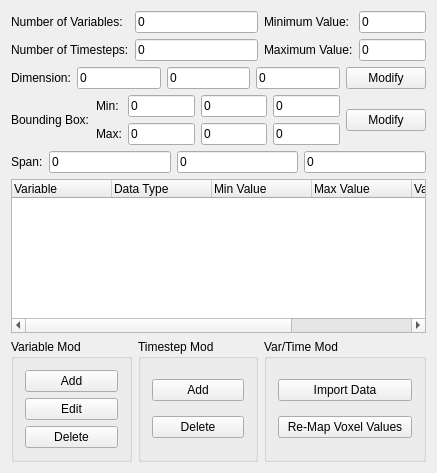
<ui version="4.0" >
 <class>VolumeInterface</class>
 <widget class="QWidget" name="VolumeInterface" >
  <property name="geometry" >
   <rect>
    <x>0</x>
    <y>0</y>
    <width>437</width>
    <height>473</height>
   </rect>
  </property>
  <property name="windowTitle" >
   <string>Volume</string>
  </property>
  <layout class="QGridLayout" name="gridLayout_2" >
   <item row="0" column="0" colspan="2" >
    <layout class="QGridLayout" >
     <item row="1" column="0" >
      <widget class="QLabel" name="_numTimestepsLabel" >
       <property name="text" >
        <string>Number of Timesteps:</string>
       </property>
       <property name="wordWrap" >
        <bool>false</bool>
       </property>
      </widget>
     </item>
     <item row="0" column="1" >
      <widget class="QLineEdit" name="_numVars" >
       <property name="text" >
        <string>0</string>
       </property>
       <property name="readOnly" >
        <bool>true</bool>
       </property>
      </widget>
     </item>
     <item row="1" column="1" >
      <widget class="QLineEdit" name="_numTimesteps" >
       <property name="text" >
        <string>0</string>
       </property>
       <property name="readOnly" >
        <bool>true</bool>
       </property>
      </widget>
     </item>
     <item row="0" column="0" >
      <widget class="QLabel" name="_numVarsLabel" >
       <property name="text" >
        <string>Number of Variables: </string>
       </property>
       <property name="wordWrap" >
        <bool>false</bool>
       </property>
      </widget>
     </item>
    </layout>
   </item>
   <item row="0" column="2" >
    <layout class="QGridLayout" >
     <item row="0" column="0" >
      <widget class="QLabel" name="_minValueLabel" >
       <property name="text" >
        <string>Minimum Value:</string>
       </property>
       <property name="wordWrap" >
        <bool>false</bool>
       </property>
      </widget>
     </item>
     <item row="0" column="1" >
      <widget class="QLineEdit" name="_minValue" >
       <property name="text" >
        <string>0</string>
       </property>
       <property name="readOnly" >
        <bool>true</bool>
       </property>
      </widget>
     </item>
     <item row="1" column="0" >
      <widget class="QLabel" name="_maxValueLabel" >
       <property name="text" >
        <string>Maximum Value:</string>
       </property>
       <property name="wordWrap" >
        <bool>false</bool>
       </property>
      </widget>
     </item>
     <item row="1" column="1" >
      <widget class="QLineEdit" name="_maxValue" >
       <property name="text" >
        <string>0</string>
       </property>
       <property name="readOnly" >
        <bool>true</bool>
       </property>
      </widget>
     </item>
    </layout>
   </item>
   <item row="1" column="0" colspan="3" >
    <layout class="QGridLayout" >
     <item row="0" column="0" >
      <widget class="QLabel" name="_dimensionLabel" >
       <property name="text" >
        <string>Dimension:</string>
       </property>
       <property name="wordWrap" >
        <bool>false</bool>
       </property>
      </widget>
     </item>
     <item row="0" column="2" >
      <widget class="QLineEdit" name="_dimensionY" >
       <property name="text" >
        <string>0</string>
       </property>
       <property name="readOnly" >
        <bool>true</bool>
       </property>
      </widget>
     </item>
     <item row="0" column="3" >
      <widget class="QLineEdit" name="_dimensionZ" >
       <property name="text" >
        <string>0</string>
       </property>
       <property name="readOnly" >
        <bool>true</bool>
       </property>
      </widget>
     </item>
     <item row="0" column="4" >
      <widget class="QPushButton" name="_dimensionModify" >
       <property name="text" >
        <string>Modify</string>
       </property>
      </widget>
     </item>
     <item row="0" column="1" >
      <widget class="QLineEdit" name="_dimensionX" >
       <property name="text" >
        <string>0</string>
       </property>
       <property name="readOnly" >
        <bool>true</bool>
       </property>
      </widget>
     </item>
    </layout>
   </item>
   <item row="2" column="0" colspan="3" >
    <layout class="QGridLayout" >
     <item row="0" column="2" >
      <widget class="QLineEdit" name="_boundingBoxMinX" >
       <property name="text" >
        <string>0</string>
       </property>
       <property name="readOnly" >
        <bool>true</bool>
       </property>
      </widget>
     </item>
     <item row="1" column="3" >
      <widget class="QLineEdit" name="_boundingBoxMaxY" >
       <property name="text" >
        <string>0</string>
       </property>
       <property name="readOnly" >
        <bool>true</bool>
       </property>
      </widget>
     </item>
     <item rowspan="2" row="0" column="0" >
      <widget class="QLabel" name="_boundingBoxLabel" >
       <property name="text" >
        <string>Bounding Box:</string>
       </property>
       <property name="wordWrap" >
        <bool>false</bool>
       </property>
      </widget>
     </item>
     <item row="0" column="4" >
      <widget class="QLineEdit" name="_boundingBoxMinZ" >
       <property name="text" >
        <string>0</string>
       </property>
       <property name="readOnly" >
        <bool>true</bool>
       </property>
      </widget>
     </item>
     <item row="1" column="1" >
      <widget class="QLabel" name="_boundingBoxMaxLabel" >
       <property name="text" >
        <string>Max:</string>
       </property>
       <property name="wordWrap" >
        <bool>false</bool>
       </property>
      </widget>
     </item>
     <item row="1" column="2" >
      <widget class="QLineEdit" name="_boundingBoxMaxX" >
       <property name="text" >
        <string>0</string>
       </property>
       <property name="readOnly" >
        <bool>true</bool>
       </property>
      </widget>
     </item>
     <item row="0" column="3" >
      <widget class="QLineEdit" name="_boundingBoxMinY" >
       <property name="text" >
        <string>0</string>
       </property>
       <property name="readOnly" >
        <bool>true</bool>
       </property>
      </widget>
     </item>
     <item row="1" column="4" >
      <widget class="QLineEdit" name="_boundingBoxMaxZ" >
       <property name="text" >
        <string>0</string>
       </property>
       <property name="readOnly" >
        <bool>true</bool>
       </property>
      </widget>
     </item>
     <item row="0" column="1" >
      <widget class="QLabel" name="_boundingBoxMinLabel" >
       <property name="text" >
        <string>Min:</string>
       </property>
       <property name="wordWrap" >
        <bool>false</bool>
       </property>
      </widget>
     </item>
     <item rowspan="2" row="0" column="5" >
      <widget class="QPushButton" name="_boundingBoxModify" >
       <property name="text" >
        <string>Modify</string>
       </property>
      </widget>
     </item>
    </layout>
   </item>
   <item row="3" column="0" colspan="3" >
    <layout class="QGridLayout" >
     <item row="0" column="3" >
      <widget class="QLineEdit" name="_spanZ" >
       <property name="text" >
        <string>0</string>
       </property>
       <property name="readOnly" >
        <bool>true</bool>
       </property>
      </widget>
     </item>
     <item row="0" column="2" >
      <widget class="QLineEdit" name="_spanY" >
       <property name="text" >
        <string>0</string>
       </property>
       <property name="readOnly" >
        <bool>true</bool>
       </property>
      </widget>
     </item>
     <item row="0" column="1" >
      <widget class="QLineEdit" name="_spanX" >
       <property name="text" >
        <string>0</string>
       </property>
       <property name="readOnly" >
        <bool>true</bool>
       </property>
      </widget>
     </item>
     <item row="0" column="0" >
      <widget class="QLabel" name="_spanLabel" >
       <property name="text" >
        <string>Span:</string>
       </property>
       <property name="wordWrap" >
        <bool>false</bool>
       </property>
      </widget>
     </item>
    </layout>
   </item>
   <item row="4" column="0" colspan="3" >
    <widget class="QTreeWidget" name="_variableList" >
     <column>
      <property name="text" >
       <string>Variable</string>
      </property>
     </column>
     <column>
      <property name="text" >
       <string>Data Type</string>
      </property>
     </column>
     <column>
      <property name="text" >
       <string>Min Value</string>
      </property>
     </column>
     <column>
      <property name="text" >
       <string>Max Value</string>
      </property>
     </column>
     <column>
      <property name="text" >
       <string>Var Index</string>
      </property>
     </column>
     <column>
      <property name="text" >
       <string>Timestep</string>
      </property>
     </column>
    </widget>
   </item>
   <item row="5" column="0" >
    <widget class="QGroupBox" name="_variableModifyGroup" >
     <property name="title" >
      <string>Variable Mod</string>
     </property>
     <layout class="QVBoxLayout" name="verticalLayout" >
      <item>
       <widget class="QPushButton" name="_addVariable" >
        <property name="sizePolicy" >
         <sizepolicy vsizetype="Fixed" hsizetype="Expanding" >
          <horstretch>0</horstretch>
          <verstretch>0</verstretch>
         </sizepolicy>
        </property>
        <property name="text" >
         <string>Add</string>
        </property>
       </widget>
      </item>
      <item>
       <widget class="QPushButton" name="_editVariable" >
        <property name="sizePolicy" >
         <sizepolicy vsizetype="Fixed" hsizetype="Expanding" >
          <horstretch>0</horstretch>
          <verstretch>0</verstretch>
         </sizepolicy>
        </property>
        <property name="text" >
         <string>Edit</string>
        </property>
       </widget>
      </item>
      <item>
       <widget class="QPushButton" name="_deleteVariable" >
        <property name="sizePolicy" >
         <sizepolicy vsizetype="Fixed" hsizetype="Expanding" >
          <horstretch>0</horstretch>
          <verstretch>0</verstretch>
         </sizepolicy>
        </property>
        <property name="text" >
         <string>Delete</string>
        </property>
       </widget>
      </item>
     </layout>
    </widget>
   </item>
   <item row="5" column="1" >
    <widget class="QGroupBox" name="_timestepModifyGroup" >
     <property name="title" >
      <string>Timestep Mod</string>
     </property>
     <layout class="QVBoxLayout" name="verticalLayout_2" >
      <item>
       <widget class="QPushButton" name="_addTimestep" >
        <property name="sizePolicy" >
         <sizepolicy vsizetype="Fixed" hsizetype="Expanding" >
          <horstretch>0</horstretch>
          <verstretch>0</verstretch>
         </sizepolicy>
        </property>
        <property name="text" >
         <string>Add</string>
        </property>
       </widget>
      </item>
      <item>
       <widget class="QPushButton" name="_deleteTimestep" >
        <property name="sizePolicy" >
         <sizepolicy vsizetype="Fixed" hsizetype="Expanding" >
          <horstretch>0</horstretch>
          <verstretch>0</verstretch>
         </sizepolicy>
        </property>
        <property name="text" >
         <string>Delete</string>
        </property>
       </widget>
      </item>
     </layout>
    </widget>
   </item>
   <item row="5" column="2" >
    <widget class="QGroupBox" name="_volumeModifyGroup" >
     <property name="title" >
      <string>Var/Time Mod</string>
     </property>
     <layout class="QGridLayout" name="gridLayout" >
      <item row="0" column="0" >
       <widget class="QPushButton" name="_importData" >
        <property name="sizePolicy" >
         <sizepolicy vsizetype="Fixed" hsizetype="Expanding" >
          <horstretch>0</horstretch>
          <verstretch>0</verstretch>
         </sizepolicy>
        </property>
        <property name="text" >
         <string>Import Data</string>
        </property>
       </widget>
      </item>
      <item row="1" column="0" >
       <widget class="QPushButton" name="_remap" >
        <property name="sizePolicy" >
         <sizepolicy vsizetype="Fixed" hsizetype="Expanding" >
          <horstretch>0</horstretch>
          <verstretch>0</verstretch>
         </sizepolicy>
        </property>
        <property name="text" >
         <string>Re-Map Voxel Values</string>
        </property>
       </widget>
      </item>
     </layout>
    </widget>
   </item>
  </layout>
 </widget>
 <layoutdefault spacing="6" margin="11" />
 <pixmapfunction>qPixmapFromMimeSource</pixmapfunction>
 <tabstops>
  <tabstop>_numVars</tabstop>
  <tabstop>_numTimesteps</tabstop>
  <tabstop>_minValue</tabstop>
  <tabstop>_maxValue</tabstop>
  <tabstop>_dimensionX</tabstop>
  <tabstop>_dimensionY</tabstop>
  <tabstop>_dimensionZ</tabstop>
  <tabstop>_dimensionModify</tabstop>
  <tabstop>_boundingBoxMinX</tabstop>
  <tabstop>_boundingBoxMinY</tabstop>
  <tabstop>_boundingBoxMinZ</tabstop>
  <tabstop>_boundingBoxMaxX</tabstop>
  <tabstop>_boundingBoxMaxY</tabstop>
  <tabstop>_boundingBoxMaxZ</tabstop>
  <tabstop>_boundingBoxModify</tabstop>
  <tabstop>_spanX</tabstop>
  <tabstop>_spanY</tabstop>
  <tabstop>_spanZ</tabstop>
  <tabstop>_addVariable</tabstop>
  <tabstop>_addTimestep</tabstop>
  <tabstop>_deleteVariable</tabstop>
  <tabstop>_deleteTimestep</tabstop>
  <tabstop>_importData</tabstop>
 </tabstops>
 <resources/>
 <connections/>
</ui>
